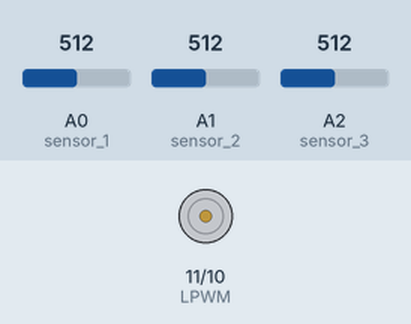
Bench run of a sketch on a simulated Arduino Uno, built with avr-gcc and run on an emulated ATmega328P. On the bench: motor-driver pin pairs drawn as motors (green arrow = first pin HIGH = forward, orange = second pin HIGH = backward, longer = more drive). Inputs (shaded band) come from the test bench; at power-on: A0 (sensor_1) = 512, A1 (sensor_2) = 512, A2 (sensor_3) = 512. What the sketch prints to the serial monitor is not drawn.

Above: at 0.1 s.
At 2.1 s:
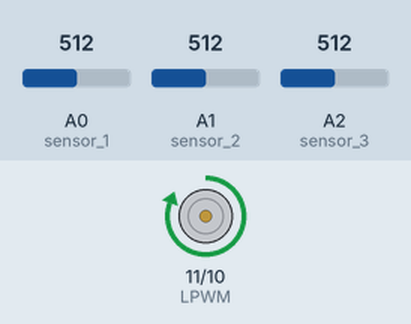
Timing chart, 0 to 24.5 s (numbered marks = the images above):
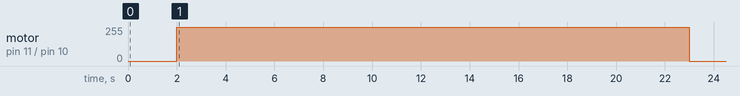

The sketch:

sketch_aug4.ino
```cpp
int sensor_1 = A0;
int sensor_2 = A1;
int sensor_3 = A2;
int RPWM = 10;
int LPWM = 11;
byte speed = 255;
int min;
int curr_pos;
int pos = 1;

void setup() {

  //input for ldr sensor
  pinMode(sensor_1, INPUT);
  pinMode(sensor_2, INPUT);
  pinMode(sensor_3, INPUT);

  //configure motor driver as an output
  pinMode(10, OUTPUT);
  pinMode(11, OUTPUT);

  Serial.begin(9600);
}

void loop() {

  int input_1 = analogRead(sensor_1);
  int input_2 = analogRead(sensor_2);
  int input_3 = analogRead(sensor_3);


  // Speed = 255;
  // analogWrite(RPWM, 0);
  // analogWrite(LPWM, Speed);

  // delay(2000); // 2 Seconds

  // // Stop Actuator
  // analogWrite(RPWM, 0);
  // analogWrite(LPWM, 0);

  // delay(2000); // 2 Seconds

  // Retract Actuator at Half Speed
  // Speed = 127;
  // analogWrite(RPWM, Speed);
  // analogWrite(LPWM, 0);

  // delay(2000); // 2 Seconds

  // // Stop Actuator
  // analogWrite(RPWM, 0);
  // analogWrite(LPWM, 0);

  // delay(2000); // 2 Seconds

  min = func_min(input_1, input_2, input_3);

  Serial.println(analogRead(sensor_1));
  Serial.println(analogRead(sensor_2));
  Serial.println(analogRead(sensor_3));
  Serial.println("======================");
  delay(2000);

  if(pos == 1){

    if(min == input_2){
      analogWrite(RPWM, 0);
      analogWrite(LPWM, speed);

      delay(21000);

      analogWrite(RPWM, 0);
      analogWrite(LPWM, 0);

      curr_pos = input_2;

    } else if(min == input_3){
      analogWrite(RPWM, 0);
      analogWrite(LPWM, speed);

      delay(43000);

      analogWrite(RPWM, 0);
      analogWrite(LPWM, 0);

      curr_pos = input_3;

    }

    pos = curr_pos;

  } else if(pos == 2){

    if(min == input_1){
      analogWrite(LPWM, speed);
      analogWrite(RPWM, 0);

      delay(21000);

      analogWrite(RPWM, 0);
      analogWrite(LPWM, 0);

      curr_pos = input_1;

    } else if(min == input_3){
      analogWrite(RPWM, 0);
      analogWrite(LPWM, speed);

      delay(21000);

      analogWrite(RPWM, 0);
      analogWrite(LPWM, 0);

      curr_pos = input_3;
    }

    pos = curr_pos;

  } else if(pos == 3){

    if(min == input_1){
      analogWrite(LPWM, speed);
      analogWrite(RPWM, 0);

      delay(43000);

      analogWrite(RPWM, 0);
      analogWrite(LPWM, 0);

      curr_pos = input_1;

    }else if(min == input_2){
      analogWrite(LPWM, speed);
      analogWrite(RPWM, 0);

      delay(21000);

      analogWrite(RPWM, 0);
      analogWrite(LPWM, 0);

      curr_pos = input_2;
    }

    pos = curr_pos;

  }


  // Serial.print("1");

}

int func_min(int a, int b, int c){

  int small = 9999;

  if(a < small){
    small =  a;
  }
  if(b < small){
    small =  b;
  }
  if(c < small){
    small =  c;
  }

  return small;

}
```

Measured:
- by itself, motor on pin 11 (LPWM) / pin 10 (RPWM): stopped → forward 255/255 at 2.0 s, → stopped 21.0 s later
